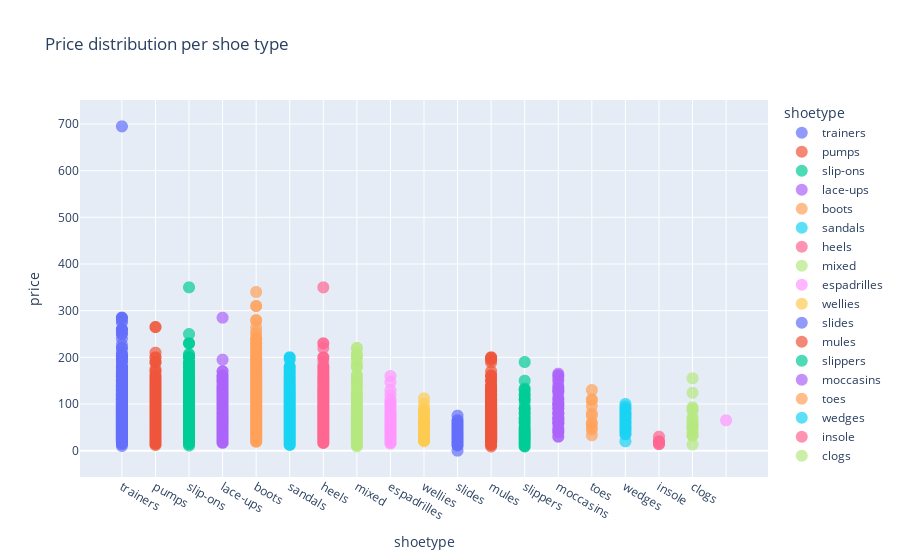

Notebook code cell kept with this figure:
### Code cell
### plot prices per shoe type

fig = px.scatter(dset, x='shoetype', y='price', color='shoetype',
                 title='Price distribution per shoe type')
fig.update_traces(marker=dict(size=12, opacity=0.7), textposition='bottom center')

fig.show()

### Figure 1 — Plotly figure (JSON) as saved in the notebook; plotly's stock layout.template omitted (floating-point values rounded to 4 significant figures; data arrays with more than 128 entries replaced by an {"elided": "..."} marker saying what was removed)
{"data": [{"hovertemplate": "shoetype=%{x}<br>price=%{y}<extra></extra>", "legendgroup": "trainers", "marker": {"color": "#636efa", "opacity": 0.7, "size": 12, "symbol": "circle"}, "mode": "markers", "name": "trainers", "showlegend": true, "textposition": "bottom center", "type": "scattergl", "x": {"elided": "2618 str values"}, "xaxis": "x", "y": {"elided": "2618 float values"}, "yaxis": "y"}, {"hovertemplate": "shoetype=%{x}<br>price=%{y}<extra></extra>", "legendgroup": "pumps", "marker": {"color": "#EF553B", "opacity": 0.7, "size": 12, "symbol": "circle"}, "mode": "markers", "name": "pumps", "showlegend": true, "textposition": "bottom center", "type": "scattergl", "x": {"elided": "527 str values"}, "xaxis": "x", "y": {"elided": "527 float values"}, "yaxis": "y"}, {"hovertemplate": "shoetype=%{x}<br>price=%{y}<extra></extra>", "legendgroup": "slip-ons", "marker": {"color": "#00cc96", "opacity": 0.7, "size": 12, "symbol": "circle"}, "mode": "markers", "name": "slip-ons", "showlegend": true, "textposition": "bottom center", "type": "scattergl", "x": {"elided": "661 str values"}, "xaxis": "x", "y": {"elided": "661 float values"}, "yaxis": "y"}, {"hovertemplate": "shoetype=%{x}<br>price=%{y}<extra></extra>", "legendgroup": "lace-ups", "marker": {"color": "#ab63fa", "opacity": 0.7, "size": 12, "symbol": "circle"}, "mode": "markers", "name": "lace-ups", "showlegend": true, "textposition": "bottom center", "type": "scattergl", "x": {"elided": "162 str values"}, "xaxis": "x", "y": {"elided": "162 float values"}, "yaxis": "y"}, {"hovertemplate": "shoetype=%{x}<br>price=%{y}<extra></extra>", "legendgroup": "boots", "marker": {"color": "#FFA15A", "opacity": 0.7, "size": 12, "symbol": "circle"}, "mode": "markers", "name": "boots", "showlegend": true, "textposition": "bottom center", "type": "scattergl", "x": {"elided": "1863 str values"}, "xaxis": "x", "y": {"elided": "1863 float values"}, "yaxis": "y"}, {"hovertemplate": "shoetype=%{x}<br>price=%{y}<extra></extra>", "legendgroup": "sandals", "marker": {"color": "#19d3f3", "opacity": 0.7, "size": 12, "symbol": "circle"}, "mode": "markers", "name": "sandals", "showlegend": true, "textposition": "bottom center", "type": "scattergl", "x": {"elided": "2584 str values"}, "xaxis": "x", "y": {"elided": "2584 float values"}, "yaxis": "y"}, {"hovertemplate": "shoetype=%{x}<br>price=%{y}<extra></extra>", "legendgroup": "heels", "marker": {"color": "#FF6692", "opacity": 0.7, "size": 12, "symbol": "circle"}, "mode": "markers", "name": "heels", "showlegend": true, "textposition": "bottom center", "type": "scattergl", "x": {"elided": "1215 str values"}, "xaxis": "x", "y": {"elided": "1215 float values"}, "yaxis": "y"}, {"hovertemplate": "shoetype=%{x}<br>price=%{y}<extra></extra>", "legendgroup": "mixed", "marker": {"color": "#B6E880", "opacity": 0.7, "size": 12, "symbol": "circle"}, "mode": "markers", "name": "mixed", "showlegend": true, "textposition": "bottom center", "type": "scattergl", "x": {"elided": "249 str values"}, "xaxis": "x", "y": {"elided": "249 float values"}, "yaxis": "y"}, {"hovertemplate": "shoetype=%{x}<br>price=%{y}<extra></extra>", "legendgroup": "espadrilles", "marker": {"color": "#FF97FF", "opacity": 0.7, "size": 12, "symbol": "circle"}, "mode": "markers", "name": "espadrilles", "showlegend": true, "textposition": "bottom center", "type": "scattergl", "x": {"elided": "232 str values"}, "xaxis": "x", "y": {"elided": "232 float values"}, "yaxis": "y"}, {"hovertemplate": "shoetype=%{x}<br>price=%{y}<extra></extra>", "legendgroup": "wellies", "marker": {"color": "#FECB52", "opacity": 0.7, "size": 12, "symbol": "circle"}, "mode": "markers", "name": "wellies", "showlegend": true, "textposition": "bottom center", "type": "scattergl", "x": ["wellies", "wellies", "wellies", "wellies", "wellies", "wellies", "wellies", "wellies", "wellies", "wellies", "wellies", "wellies", "wellies", "wellies", "wellies", "wellies", "wellies", "wellies", "wellies", "wellies", "wellies", "wellies", "wellies", "wellies", "wellies", "wellies", "wellies", "wellies", "wellies", "wellies", "wellies", "wellies", "wellies", "wellies", "wellies", "wellies", "wellies", "wellies", "wellies", "wellies", "wellies", "wellies", "wellies", "wellies", "wellies", "wellies", "wellies", "wellies", "wellies", "wellies", "wellies", "wellies"], "xaxis": "x", "y": [49.9, 19.99, 24.99, 29.99, 29.99, 44.95, 24.99, 24.99, 21.99, 29.99, 21.09, 44.99, 65, 25.99, 56.79, 42.46, 33.3, 32.99, 65, 25.99, 54.9, 42.46, 69.9, 39.9, 23.99, 37.79, 33.69, 24.99, 23.1, 37.79, 49.9, 42.69, 55, 80.95, 21.99, 112.0, 85, 54, 80.95, 74.95, 52.99, 25.99, 63.75, 44.99, 59.95, 85.45, 89.95, 99.95, 59.99, 41.99, 35.99, 62.95], "yaxis": "y"}, {"hovertemplate": "shoetype=%{x}<br>price=%{y}<extra></extra>", "legendgroup": "slides", "marker": {"color": "#636efa", "opacity": 0.7, "size": 12, "symbol": "circle"}, "mode": "markers", "name": "slides", "showlegend": true, "textposition": "bottom center", "type": "scattergl", "x": ["slides", "slides", "slides", "slides", "slides", "slides", "slides", "slides", "slides", "slides", "slides", "slides", "slides", "slides", "slides", "slides", "slides", "slides", "slides", "slides", "slides", "slides", "slides", "slides", "slides", "slides", "slides", "slides", "slides", "slides", "slides", "slides", "slides", "slides", "slides", "slides", "slides", "slides", "slides", "slides", "slides", "slides", "slides", "slides", "slides", "slides", "slides", "slides", "slides", "slides", "slides", "slides", "slides", "slides", "slides", "slides", "slides", "slides", "slides", "slides", "slides", "slides", "slides", "slides", "slides", "slides", "slides", "slides", "slides", "slides", "slides", "slides", "slides", "slides", "slides", "slides", "slides", "slides", "slides", "slides", "slides", "slides", "slides", "slides", "slides", "slides", "slides", "slides", "slides", "slides", "slides", "slides", "slides", "slides", "slides", "slides", "slides", "slides", "slides", "slides", "slides", "slides", "slides", "slides", "slides", "slides", "slides", "slides", "slides", "slides", "slides", "slides", "slides", "slides", "slides", "slides", "slides", "slides", "slides", "slides", "slides", "slides", "slides", "slides", "slides"], "xaxis": "x", "y": [17.99, 44.95, 19.99, 12.59, 37.95, 12.59, 19.99, 23.99, 19.95, 39.95, 44.59, 12.59, 0, 49.95, 18.79, 34.95, 29.95, 33.95, 29.95, 38.35, 18.19, 34.99, 23.95, 12.59, 39.95, 48.95, 24.95, 49.95, 34.95, 39.95, 24.95, 22.5, 34.99, 35.95, 54.95, 26.99, 24.95, 21.99, 10.99, 39.95, 44.94, 24.5, 27.99, 48.95, 24.95, 29.95, 45.43, 29.95, 48, 23.99, 28.79, 35.99, 25.99, 21.99, 46.95, 34.95, 64.95, 27.99, 19.95, 49.95, 29.99, 29.95, 49.95, 40.41, 56, 22.68, 34.95, 34.99, 59.95, 54.95, 26.99, 24.95, 34.95, 64.95, 57.1, 20.95, 29.95, 29.99, 23.99, 29.99, 59.95, 49.95, 23.99, 26.99, 35.99, 24.95, 44.95, 27.99, 32.95, 36, 23.99, 29.95, 39.95, 30, 29.85, 39.95, 45.45, 54.95, 59.85, 24.95, 34.95, 24.49, 48.95, 45.43, 33.95, 34.99, 57.95, 24.99, 44.95, 23, 23, 29.85, 21.99, 24.9, 24.99, 29.95, 29.99, 24.95, 29.99, 29.99, 44.95, 32, 38.35, 34.95, 74.95], "yaxis": "y"}, {"hovertemplate": "shoetype=%{x}<br>price=%{y}<extra></extra>", "legendgroup": "mules", "marker": {"color": "#EF553B", "opacity": 0.7, "size": 12, "symbol": "circle"}, "mode": "markers", "name": "mules", "showlegend": true, "textposition": "bottom center", "type": "scattergl", "x": {"elided": "1084 str values"}, "xaxis": "x", "y": {"elided": "1084 float values"}, "yaxis": "y"}, {"hovertemplate": "shoetype=%{x}<br>price=%{y}<extra></extra>", "legendgroup": "slippers", "marker": {"color": "#00cc96", "opacity": 0.7, "size": 12, "symbol": "circle"}, "mode": "markers", "name": "slippers", "showlegend": true, "textposition": "bottom center", "type": "scattergl", "x": ["slippers", "slippers", "slippers", "slippers", "slippers", "slippers", "slippers", "slippers", "slippers", "slippers", "slippers", "slippers", "slippers", "slippers", "slippers", "slippers", "slippers", "slippers", "slippers", "slippers", "slippers", "slippers", "slippers", "slippers", "slippers", "slippers", "slippers", "slippers", "slippers", "slippers", "slippers", "slippers", "slippers", "slippers", "slippers", "slippers", "slippers", "slippers", "slippers", "slippers", "slippers", "slippers", "slippers", "slippers", "slippers", "slippers", "slippers", "slippers", "slippers", "slippers", "slippers", "slippers", "slippers", "slippers", "slippers", "slippers", "slippers", "slippers", "slippers", "slippers", "slippers", "slippers", "slippers", "slippers", "slippers", "slippers", "slippers", "slippers", "slippers", "slippers", "slippers", "slippers", "slippers", "slippers", "slippers", "slippers", "slippers", "slippers", "slippers", "slippers", "slippers", "slippers", "slippers", "slippers", "slippers", "slippers", "slippers", "slippers", "slippers", "slippers", "slippers", "slippers", "slippers", "slippers", "slippers", "slippers", "slippers", "slippers", "slippers", "slippers", "slippers"], "xaxis": "x", "y": [79.95, 23.95, 79.95, 69.95, 120.0, 37, 129.9, 26.99, 59.45, 44.77, 59.95, 14.99, 39, 34.95, 30.99, 26.99, 39.95, 35.99, 23.99, 23.99, 35.99, 30, 47.45, 62.92, 69, 49.95, 58.45, 34.95, 89.95, 19.99, 89.95, 39.95, 129.9, 110.0, 32.48, 34.99, 62.92, 14.99, 9.99, 39.95, 39.95, 8.99, 34.95, 46.95, 23.99, 34.95, 30.99, 43.99, 39.95, 11.99, 110.0, 22.99, 17.99, 39.99, 30.99, 23.99, 69, 80.89, 19.99, 27.99, 110.0, 31.99, 89.95, 119.0, 49, 49.99, 120.0, 26.99, 39.95, 39.95, 39.85, 47.9, 30.99, 89.9, 132.9, 9.99, 29.99, 89.95, 39.95, 109.9, 39, 149.9, 34.95, 24.99, 64.95, 79.95, 69.95, 43.99, 189.9, 34.95, 99.82, 110.0, 39, 16.99, 39.95, 25.99, 89.89, 39, 35.99, 37.04, 15.5], "yaxis": "y"}, {"hovertemplate": "shoetype=%{x}<br>price=%{y}<extra></extra>", "legendgroup": "moccasins", "marker": {"color": "#ab63fa", "opacity": 0.7, "size": 12, "symbol": "circle"}, "mode": "markers", "name": "moccasins", "showlegend": true, "textposition": "bottom center", "type": "scattergl", "x": ["moccasins", "moccasins", "moccasins", "moccasins", "moccasins", "moccasins", "moccasins", "moccasins", "moccasins", "moccasins", "moccasins", "moccasins", "moccasins", "moccasins", "moccasins", "moccasins", "moccasins", "moccasins", "moccasins", "moccasins", "moccasins", "moccasins", "moccasins", "moccasins", "moccasins", "moccasins", "moccasins", "moccasins", "moccasins", "moccasins", "moccasins", "moccasins", "moccasins", "moccasins", "moccasins", "moccasins", "moccasins", "moccasins", "moccasins", "moccasins", "moccasins", "moccasins", "moccasins", "moccasins", "moccasins", "moccasins", "moccasins", "moccasins", "moccasins", "moccasins", "moccasins", "moccasins", "moccasins", "moccasins", "moccasins", "moccasins", "moccasins", "moccasins", "moccasins", "moccasins", "moccasins", "moccasins", "moccasins", "moccasins", "moccasins", "moccasins", "moccasins", "moccasins", "moccasins", "moccasins", "moccasins", "moccasins", "moccasins", "moccasins", "moccasins", "moccasins", "moccasins", "moccasins", "moccasins", "moccasins", "moccasins", "moccasins", "moccasins", "moccasins", "moccasins"], "xaxis": "x", "y": [39.99, 59.49, 69.95, 39.99, 49.95, 59.49, 98.96, 69.99, 39.99, 57.99, 57.99, 64.95, 69.99, 44.99, 29.99, 149.9, 131.9, 69.95, 65.95, 128, 64.95, 99, 98, 98, 69.95, 69.95, 60.8, 69.95, 139.9, 161.9, 99.95, 97.95, 69.99, 99.99, 79.95, 59.49, 128, 89.99, 128, 89.99, 99.99, 125, 79.95, 89.9, 128.0, 99, 79.95, 30, 69.95, 128.0, 65.95, 102.4, 109.0, 99.95, 159.5, 44.99, 99.95, 79.99, 134.9, 152.9, 79.99, 89.95, 128, 59.95, 44.99, 164.9, 79.99, 58.95, 102.4, 89.99, 160.0, 94.99, 79.95, 79, 115, 134.9, 79.95, 98.96, 99.99, 60, 69.95, 98, 110.0, 110.0, 44.95], "yaxis": "y"}, {"hovertemplate": "shoetype=%{x}<br>price=%{y}<extra></extra>", "legendgroup": "toes", "marker": {"color": "#FFA15A", "opacity": 0.7, "size": 12, "symbol": "circle"}, "mode": "markers", "name": "toes", "showlegend": true, "textposition": "bottom center", "type": "scattergl", "x": ["toes", "toes", "toes", "toes", "toes", "toes", "toes", "toes", "toes", "toes", "toes"], "xaxis": "x", "y": [58, 49.99, 79.95, 32.99, 110.0, 108.0, 95.99, 44.99, 59.99, 129.9, 74.9], "yaxis": "y"}, {"hovertemplate": "shoetype=%{x}<br>price=%{y}<extra></extra>", "legendgroup": "wedges", "marker": {"color": "#19d3f3", "opacity": 0.7, "size": 12, "symbol": "circle"}, "mode": "markers", "name": "wedges", "showlegend": true, "textposition": "bottom center", "type": "scattergl", "x": ["wedges", "wedges", "wedges", "wedges", "wedges", "wedges", "wedges", "wedges", "wedges", "wedges", "wedges", "wedges", "wedges", "wedges", "wedges", "wedges", "wedges", "wedges", "wedges", "wedges", "wedges", "wedges", "wedges", "wedges", "wedges", "wedges", "wedges", "wedges", "wedges", "wedges", "wedges", "wedges", "wedges", "wedges", "wedges"], "xaxis": "x", "y": [99.95, 53.3, 49.95, 49.95, 49.99, 52.95, 59.95, 49.99, 42.95, 49.99, 59.9, 76.95, 44.99, 49.99, 59.99, 74.9, 59.95, 70, 19.99, 34.99, 34.99, 69.95, 39.95, 69, 86.9, 69.95, 94.9, 89.99, 77.99, 62.99, 79.99, 77.99, 79.95, 89.95, 79.95], "yaxis": "y"}, {"hovertemplate": "shoetype=%{x}<br>price=%{y}<extra></extra>", "legendgroup": "insole", "marker": {"color": "#FF6692", "opacity": 0.7, "size": 12, "symbol": "circle"}, "mode": "markers", "name": "insole", "showlegend": true, "textposition": "bottom center", "type": "scattergl", "x": ["insole", "insole", "insole", "insole", "insole", "insole", "insole", "insole", "insole", "insole", "insole"], "xaxis": "x", "y": [19.95, 13.95, 19.95, 16.95, 16.95, 19.95, 29.95, 13.95, 18.95, 19.95, 17.95], "yaxis": "y"}, {"hovertemplate": "shoetype=%{x}<br>price=%{y}<extra></extra>", "legendgroup": "clogs", "marker": {"color": "#B6E880", "opacity": 0.7, "size": 12, "symbol": "circle"}, "mode": "markers", "name": "clogs", "showlegend": true, "textposition": "bottom center", "type": "scattergl", "x": ["clogs", "clogs", "clogs", "clogs", "clogs", "clogs", "clogs", "clogs", "clogs", "clogs", "clogs", "clogs", "clogs", "clogs", "clogs", "clogs", "clogs", "clogs", "clogs", "clogs"], "xaxis": "x", "y": [49.99, 49.99, 89.95, 93, 59.95, 59.95, 12.99, 69.95, 124, 155, 54.95, 35.99, 32.99, 32.18, 49.99, 44.95, 84.95, 32.99, 69, 32.99], "yaxis": "y"}, {"hovertemplate": "shoetype=%{x}<br>price=%{y}<extra></extra>", "legendgroup": "", "marker": {"color": "#FF97FF", "opacity": 0.7, "size": 12, "symbol": "circle"}, "mode": "markers", "name": "", "showlegend": false, "textposition": "bottom center", "type": "scattergl", "x": [""], "xaxis": "x", "y": [64.99], "yaxis": "y"}], "layout": {"legend": {"title": {"text": "shoetype"}, "tracegroupgap": 0}, "title": {"text": "Price distribution per shoe type"}, "xaxis": {"anchor": "y", "categoryarray": ["trainers", "pumps", "slip-ons", "lace-ups", "boots", "sandals", "heels", "mixed", "espadrilles", "wellies", "slides", "mules", "slippers", "moccasins", "toes", "wedges", "insole", "clogs", ""], "categoryorder": "array", "domain": [0, 1], "title": {"text": "shoetype"}}, "yaxis": {"anchor": "x", "domain": [0, 1], "title": {"text": "price"}}}}
